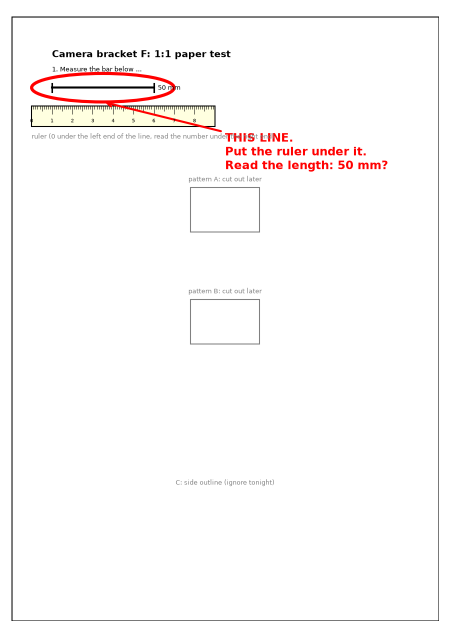
#> input picture 06_deliverables/research_notes/Camera mount options/bracket_design/paper_test_where_to_measure.png, 900 x 1275 px (shown at 1/2 size)
$ python line_bow.py ../../bracket_design/paper_test_where_to_measure.png
#> lines starting #> are read from the running program, lines starting #| are printed output that depends on the picture
"""Barrel-distortion check: centre column of the (straight) line per row, quadratic fit, compared with Niryo's k1=-0.41 model."""
import sys, os
import cv2, numpy as np
fx, fy, cx, cy = 508.069, 506.445, 332.821, 242.984
k1, k2, k3 = -0.4146402, 0.2407384, -0.1040042
def distort(xn, yn):
    r2 = xn*xn + yn*yn
    f = 1 + k1*r2 + k2*r2*r2 + k3*r2**3
    return xn*f, yn*f
for path in sys.argv[1:]:
    g = cv2.cvtColor(cv2.imread(path), cv2.COLOR_BGR2GRAY).astype(float)
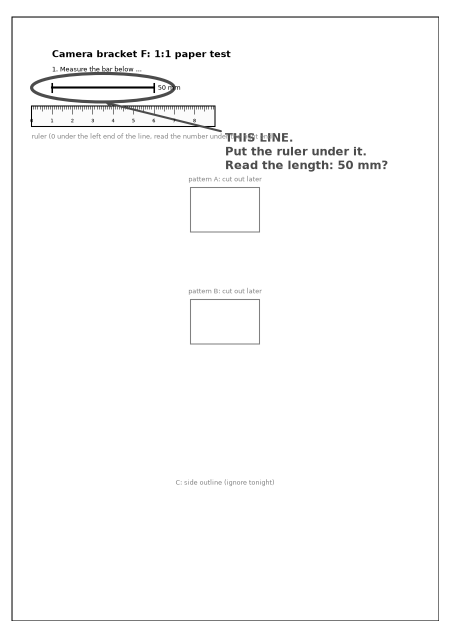
#> g: shape (1275, 900) float64 (shown at 1/2 size); min 0, max 255, mean 250.3
    rows, cols = [], []
    for r in range(5, 330, 5):
        prof = cv2.GaussianBlur(g[r:r+1], (1,1), 0).ravel()
        lo, hi = np.percentile(prof, 2), np.percentile(prof, 80)
        if hi - lo < 40: continue
        dark = prof < (lo+hi)/2
        best, cur, start = (0,0,0), 0, 0
        for i, d in enumerate(dark):
            if d:
                if cur == 0: start = i
                cur += 1
                if cur > best[0]: best = (cur, start, i)
            else: cur = 0
        n, a, b = best
        if 20 < n < 160 and a > 10 and b < 630:
            rows.append(r); cols.append((a+b)/2)
#> this loop made 65 passes
#> (lo, hi) on passes 1 to 12: (255, 255), (255, 255), (255, 255), (255, 255), (255, 255), (255, 255), (239, 239), (255, 255), (255, 255), (255, 255), (255, 255), (255, 255)
#> after the loop, cols = [205, 147, 105.5, 85, 86, 303.5, 150, 205, 228]; rows = [145, 150, 155, 160, 190, 195, 200, 205, 210]
    rows, cols = np.array(rows), np.array(cols)
    if len(rows) < 8: print(os.path.basename(path), "line not tracked"); continue
    lin = np.polyfit(rows, cols, 1); quad = np.polyfit(rows, cols, 2)
#> after `lin = np.polyfit(rows, cols, 1)`: lin = [1.14, -35.43]
#> after `quad = np.polyfit(rows, cols, 2)`: quad = [0.0964, -32.98, 2925.8]
    resid_lin = cols - np.polyval(lin, rows)
#> resid_lin = [75.27, 11.57, -35.62, -61.82, -94.99, 116.8, -42.38, 6.92, 24.23]
    # predicted bow from Niryo's model: take the undistorted straight line through the fitted end points, distort it
    # undistort the two end observations approximately by inverting numerically
    def undistort(xd, yd):
        xn, yn = xd, yd
        for _ in range(30):
            dx, dy = distort(xn, yn)
            xn += xd - dx; yn += yd - dy
        return xn, yn
    r0, r1 = rows[0], rows[-1]
#> r0 = 145; r1 = 210
    c0, c1 = np.polyval(quad, r0), np.polyval(quad, r1)
#> c0 = 170.3; c1 = 250.8
    p0 = undistort((c0-cx)/fx, (r0-cy)/fy); p1 = undistort((c1-cx)/fx, (r1-cy)/fy)
#> in undistort, `xn, yn = xd, yd`: xn = -0.32; yn = -0.193
#> the loop in undistort, `for _ in range(30):` made 30 passes
#> (r2 in distort, f in distort, dx, dy, xn, yn) on passes 1 to 12: (0.14, 0.946, -0.303, -0.183, -0.337, -0.204), (0.155, 0.941, -0.317, -0.192, -0.34, -0.205), (0.158, 0.94, -0.319, -0.193, -0.34, -0.206), (0.158, 0.94, -0.32, -0.193, -0.34, -0.206), (0.158, 0.94, -0.32, -0.193, -0.34, -0.206), (0.158, 0.94, -0.32, -0.193, -0.34, -0.206), (0.158, 0.94, -0.32, -0.193, -0.34, -0.206), (0.158, 0.94, -0.32, -0.193, -0.34, -0.206), (0.158, 0.94, -0.32, -0.193, -0.34, -0.206), (0.158, 0.94, -0.32, -0.193, -0.34, -0.206), (0.158, 0.94, -0.32, -0.193, -0.34, -0.206), (0.158, 0.94, -0.32, -0.193, -0.34, -0.206)
#> after the loop in undistort, `for _ in range(30):`: xn = -0.34; yn = -0.206
#> after `p0 = undistort((c0 - cx) / fx, (r0 - cy) / fy)`: p0 = (-0.34, -0.206)
#> the loop in undistort (call 2), `for _ in range(30):` made 30 passes
#> (r2 in distort, f in distort, dx, dy, xn, yn) on passes 1 to 12: (0.0303, 0.988, -0.159, -0.0643, -0.163, -0.0659), (0.0311, 0.987, -0.161, -0.0651, -0.164, -0.066), (0.0311, 0.987, -0.161, -0.0651, -0.164, -0.066), (0.0311, 0.987, -0.161, -0.0651, -0.164, -0.066), (0.0311, 0.987, -0.161, -0.0651, -0.164, -0.066), (0.0311, 0.987, -0.161, -0.0651, -0.164, -0.066), (0.0311, 0.987, -0.161, -0.0651, -0.164, -0.066), (0.0311, 0.987, -0.161, -0.0651, -0.164, -0.066), (0.0311, 0.987, -0.161, -0.0651, -0.164, -0.066), (0.0311, 0.987, -0.161, -0.0651, -0.164, -0.066), (0.0311, 0.987, -0.161, -0.0651, -0.164, -0.066), (0.0311, 0.987, -0.161, -0.0651, -0.164, -0.066)
#> after `p1 = undistort((c1 - cx) / fx, (r1 - cy) / fy)`: p1 = (-0.164, -0.066)
    pred = []
    for r in rows:
        t = (r - r0)/(r1 - r0)
        xn = p0[0] + t*(p1[0]-p0[0]); yn = p0[1] + t*(p1[1]-p0[1])
        xd, yd = distort(xn, yn)
        pred.append(xd*fx + cx)
#> this loop made 9 passes
#> (r, t, xn, yn, r2 in distort, f in distort, xd, yd) on passes 1 to 9: (145, 0, -0.34, -0.206, 0.158, 0.94, -0.32, -0.193), (150, 0.0769, -0.327, -0.195, 0.145, 0.945, -0.309, -0.184), (155, 0.154, -0.313, -0.184, 0.132, 0.949, -0.297, -0.175), (160, 0.231, -0.3, -0.174, 0.12, 0.954, -0.286, -0.165), (190, 0.692, -0.218, -0.109, 0.0594, 0.976, -0.213, -0.106), (195, 0.769, -0.204, -0.0982, 0.0514, 0.979, -0.2, -0.0962), (200, 0.846, -0.191, -0.0875, 0.044, 0.982, -0.187, -0.0859), (205, 0.923, -0.177, -0.0767, 0.0373, 0.985, -0.174, -0.0756), (210, 1, -0.164, -0.066, 0.0311, 0.987, -0.161, -0.0651)
#> after the loop, pred = [170.3, 176, 181.8, 187.7, 224.7, 231.1, 237.6, 244.2, 250.8]
    pred = np.array(pred)
    pred_lin = np.polyfit(rows, pred, 1); pred_resid = pred - np.polyval(pred_lin, rows)
#> after `pred_lin = np.polyfit(rows, pred, 1)`: pred_lin = [1.24, -9.9]
#> after `pred_resid = pred - np.polyval(pred_lin, rows)`: pred_resid = [0.654, 0.183, -0.2, -0.498, -0.615, -0.382, -0.0869, 0.268, 0.678]
    print(os.path.basename(path), f"rows {r0}-{r1}, line centre col {cols[0]:.0f} -> {cols[-1]:.0f}")
#| paper_test_where_to_measure.png rows 145-210, line centre col 205 -> 228
    print(f"   measured bow (max deviation from a straight fit): {resid_lin.max()-resid_lin.min():.1f} px, quad coeff {quad[0]*1e4:.2f}e-4 px/row^2")
#|    measured bow (max deviation from a straight fit): 211.8 px, quad coeff 963.91e-4 px/row^2
    print(f"   Niryo k1=-0.41 model predicts bow: {pred_resid.max()-pred_resid.min():.1f} px for the same end points")
#|    Niryo k1=-0.41 model predicts bow: 1.3 px for the same end points

$ run again, on 06_deliverables/research_notes/Camera mount options/bracket_design/ned2_camera_bracket_F_side_view.png
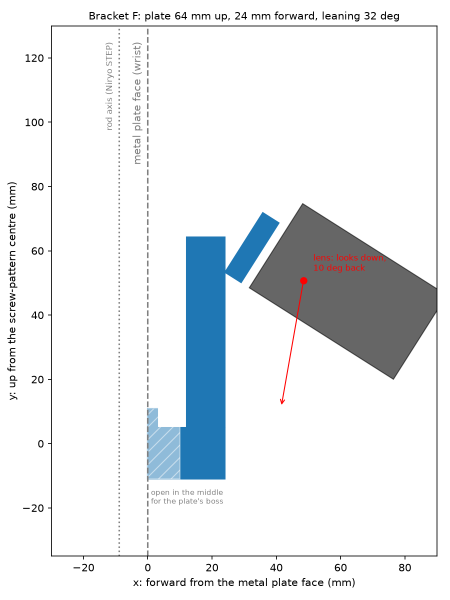
#> input picture 06_deliverables/research_notes/Camera mount options/bracket_design/ned2_camera_bracket_F_side_view.png, 900 x 1200 px (shown at 1/2 size)
#> `g = cv2.cvtColor(cv2.imread(path), cv2.COLOR_BGR2GRAY).astype(float)`:
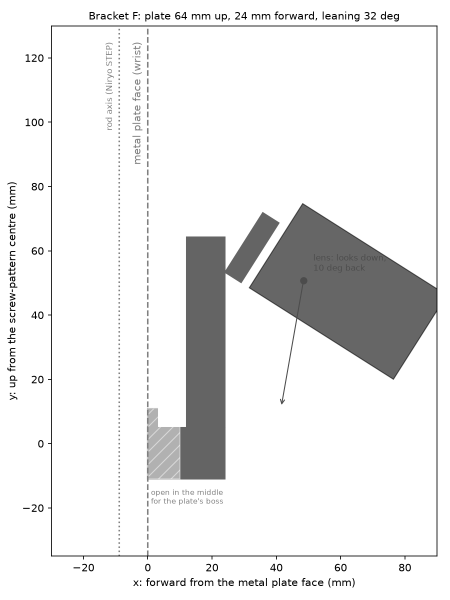
#> g: shape (1200, 900) float64 (shown at 1/2 size); min 0, max 255, mean 234
#> the loop `for r in range(5, 330, 5):` made 65 passes
#> lo on passes 1 to 8: 255, 255, 255, 255, 0, 0, 0, 186.8
#> after the loop `for r in range(5, 330, 5):`: cols = []
#> `rows, cols = np.array(rows), np.array(cols)`: rows = empty array

$ run again, on 06_deliverables/research_notes/Camera mount options/bracket_design/where_paper_C_and_block_go.png
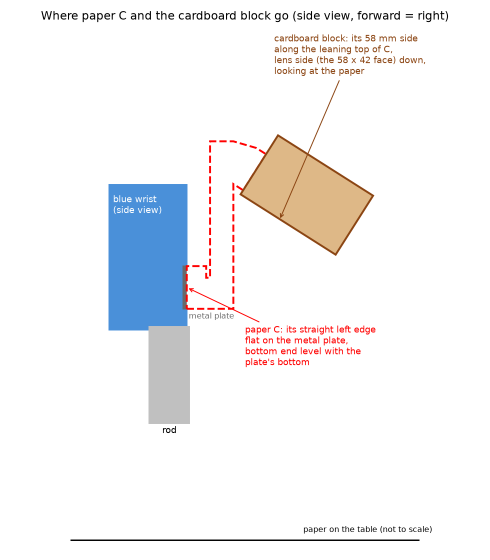
#> input picture 06_deliverables/research_notes/Camera mount options/bracket_design/where_paper_C_and_block_go.png, 980 x 1120 px (shown at 1/2 size)
#> `g = cv2.cvtColor(cv2.imread(path), cv2.COLOR_BGR2GRAY).astype(float)`:
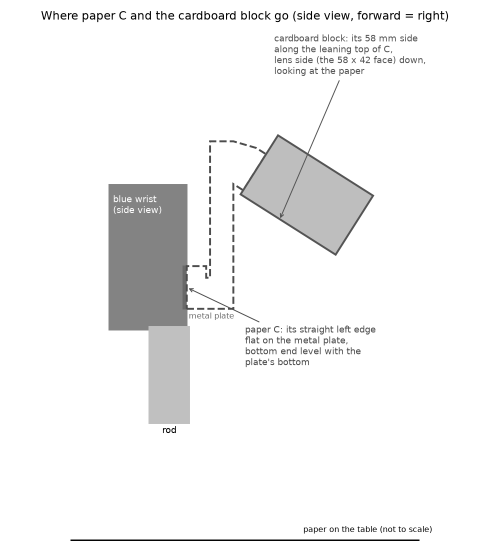
#> g: shape (1120, 980) float64 (shown at 1/2 size); min 0, max 255, mean 243.5
#> the loop `for r in range(5, 330, 5):` made 65 passes
#> lo on passes 1 to 8: 255, 255, 255, 255, 0, 0, 0, 196.6
#> after the loop `for r in range(5, 330, 5):`: cols = [561, 563, 565.5, 570.5, 575]; rows = [280, 285, 290, 305, 310]
